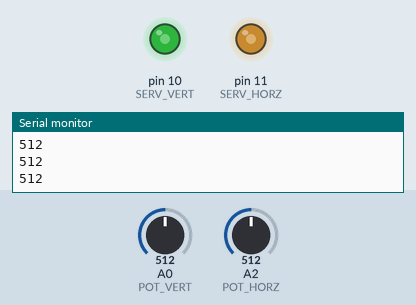
The sketch below on a simulated Arduino Uno, built with avr-gcc and run on an emulated ATmega328P. Shown: output pins drawn as LEDs (lit = HIGH), the last lines printed to the serial monitor. The inputs (shaded band) are chosen by the test bench; at power-on: A0 (POT_VERT) = 512, A2 (POT_HORZ) = 512.

Above: at 1.2 s.
1.3 s: A0 (POT_VERT) set to 306
At 2.5 s:
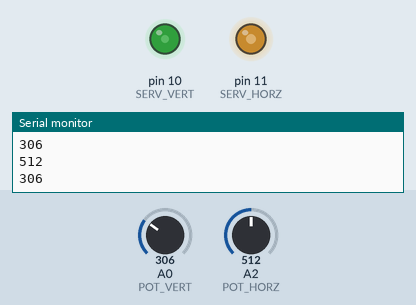
2.8 s: A2 (POT_HORZ) set to 306
At 3.8 s:
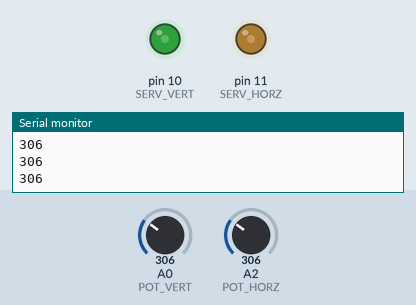
4.3 s: A0 (POT_VERT) set to 122
At 4.8 s:
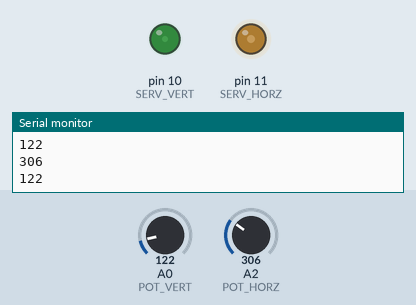
5.8 s: A2 (POT_HORZ) set to 511
At 6.3 s:
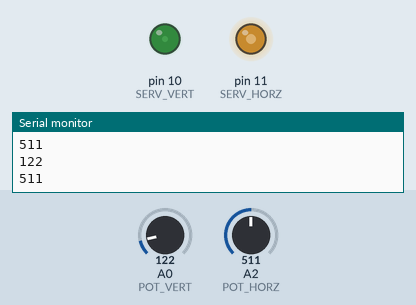
7.3 s: A0 (POT_VERT) set to 0
At 8.5 s:
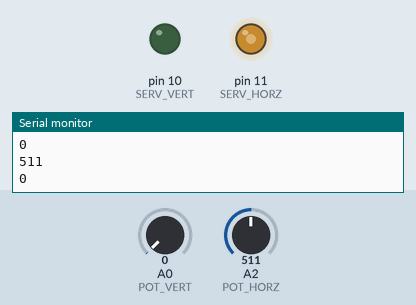
8.8 s: A2 (POT_HORZ) set to 900
At 9.5 s:
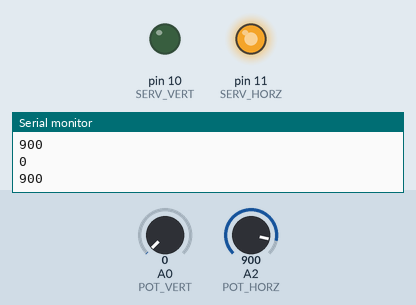
Timing chart, 0 to 11.3 s (numbered marks = the images above; inputs shaded):
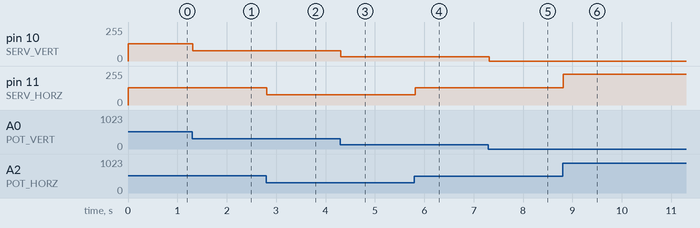

The sketch:

multi_servo_test.ino
```cpp
// Multi servo test

// Setting up Pots

const int POT_VERT = 0;
const int POT_HORZ = 2;

const int SERV_VERT = 10;
const int SERV_HORZ = 11;

void setup()
{
  Serial.begin(9600);
  pinMode(SERV_VERT, OUTPUT);
  pinMode(SERV_HORZ, OUTPUT);
}

void loop()
{
  int vertical   = analogRead(POT_VERT);
  int horizontal = analogRead(POT_HORZ);

  Serial.println(vertical);
  Serial.println(horizontal);

  analogWrite(SERV_VERT, map(vertical, 0,700, 0, 180) );
  analogWrite(SERV_HORZ, map(horizontal, 0,700, 0, 180) );

}
```

Measured:
- after the input at 1.3 s, pin 10 (SERV_VERT): 131/255 → 78/255 at once
- after the input at 2.8 s, pin 11 (SERV_HORZ): 131/255 → 78/255 at once
- after the input at 4.3 s, pin 10 (SERV_VERT): 78/255 → 31/255 at once
- after the input at 5.8 s, pin 11 (SERV_HORZ): 78/255 → 131/255 at once
- after the input at 7.3 s, pin 10 (SERV_VERT): 31/255 → 0/255 at once
- after the input at 8.8 s, pin 11 (SERV_HORZ): 131/255 → 231/255 at once
